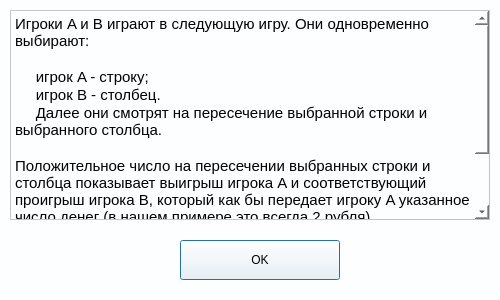
<?xml version="1.0" encoding="UTF-8"?>
<ui version="4.0">
 <class>rules</class>
 <widget class="QDialog" name="rules">
  <property name="geometry">
   <rect>
    <x>0</x>
    <y>0</y>
    <width>500</width>
    <height>300</height>
   </rect>
  </property>
  <property name="minimumSize">
   <size>
    <width>500</width>
    <height>300</height>
   </size>
  </property>
  <property name="maximumSize">
   <size>
    <width>500</width>
    <height>300</height>
   </size>
  </property>
  <property name="contextMenuPolicy">
   <enum>Qt::NoContextMenu</enum>
  </property>
  <property name="windowTitle">
   <string>Rules</string>
  </property>
  <property name="styleSheet">
   <string notr="true">background-color: #fcfeff</string>
  </property>
  <widget class="QPushButton" name="pushButton">
   <property name="geometry">
    <rect>
     <x>180</x>
     <y>240</y>
     <width>160</width>
     <height>40</height>
    </rect>
   </property>
   <property name="text">
    <string>OK</string>
   </property>
  </widget>
  <widget class="QTextBrowser" name="textBrowser">
   <property name="geometry">
    <rect>
     <x>10</x>
     <y>10</y>
     <width>480</width>
     <height>210</height>
    </rect>
   </property>
   <property name="html">
    <string>&lt;!DOCTYPE HTML PUBLIC &quot;-//W3C//DTD HTML 4.0//EN&quot; &quot;http://www.w3.org/TR/REC-html40/strict.dtd&quot;&gt;
&lt;html&gt;&lt;head&gt;&lt;meta name=&quot;qrichtext&quot; content=&quot;1&quot; /&gt;&lt;style type=&quot;text/css&quot;&gt;
p, li { white-space: pre-wrap; }
&lt;/style&gt;&lt;/head&gt;&lt;body style=&quot; font-family:'MS Shell Dlg 2'; font-size:7.8pt; font-weight:400; font-style:normal;&quot;&gt;
&lt;p style=&quot; margin-top:0px; margin-bottom:0px; margin-left:0px; margin-right:0px; -qt-block-indent:0; text-indent:0px;&quot;&gt;&lt;span style=&quot; font-family:'Arial'; font-size:11pt; color:#000000;&quot;&gt;Игроки A и B играют в следующую игру. Они одновременно выбирают:&lt;/span&gt;&lt;/p&gt;
&lt;p style=&quot;-qt-paragraph-type:empty; margin-top:0px; margin-bottom:0px; margin-left:0px; margin-right:0px; -qt-block-indent:0; text-indent:0px; font-family:'Arial'; font-size:11pt; color:#000000;&quot;&gt;&lt;br /&gt;&lt;/p&gt;
&lt;p style=&quot; margin-top:0px; margin-bottom:0px; margin-left:0px; margin-right:0px; -qt-block-indent:0; text-indent:0px;&quot;&gt;&lt;span style=&quot; font-family:'Arial'; font-size:11pt; color:#000000;&quot;&gt;     игрок A - строку;&lt;/span&gt;&lt;/p&gt;
&lt;p style=&quot; margin-top:0px; margin-bottom:0px; margin-left:0px; margin-right:0px; -qt-block-indent:0; text-indent:0px;&quot;&gt;&lt;span style=&quot; font-family:'Arial'; font-size:11pt; color:#000000;&quot;&gt;     игрок B - столбец.&lt;/span&gt;&lt;/p&gt;
&lt;p style=&quot; margin-top:0px; margin-bottom:0px; margin-left:0px; margin-right:0px; -qt-block-indent:0; text-indent:0px;&quot;&gt;&lt;span style=&quot; font-family:'Arial'; font-size:11pt; color:#000000;&quot;&gt;     Далее они смотрят на пересечение выбранной строки и выбранного столбца.&lt;/span&gt;&lt;/p&gt;
&lt;p style=&quot;-qt-paragraph-type:empty; margin-top:0px; margin-bottom:0px; margin-left:0px; margin-right:0px; -qt-block-indent:0; text-indent:0px; font-family:'Arial'; font-size:11pt; color:#000000;&quot;&gt;&lt;br /&gt;&lt;/p&gt;
&lt;p style=&quot; margin-top:0px; margin-bottom:0px; margin-left:0px; margin-right:0px; -qt-block-indent:0; text-indent:0px;&quot;&gt;&lt;span style=&quot; font-family:'Arial'; font-size:11pt; color:#000000;&quot;&gt;Положительное число на пересечении выбранных строки и столбца показывает выигрыш игрока A и соответствующий проигрыш игрока B, который как бы передает игроку A указанное число денег (в нашем примере это всегда 2 рубля).&lt;/span&gt;&lt;/p&gt;
&lt;p style=&quot;-qt-paragraph-type:empty; margin-top:0px; margin-bottom:0px; margin-left:0px; margin-right:0px; -qt-block-indent:0; text-indent:0px; font-family:'Arial'; font-size:11pt; color:#000000;&quot;&gt;&lt;br /&gt;&lt;/p&gt;
&lt;p style=&quot; margin-top:0px; margin-bottom:0px; margin-left:0px; margin-right:0px; -qt-block-indent:0; text-indent:0px;&quot;&gt;&lt;span style=&quot; font-family:'Arial'; font-size:11pt; color:#000000;&quot;&gt;Отрицательное число, наоборот, показывает проигрыш игрока A и соответствующий выигрыш B, которому A  передает указанное число денег (в нашем примере это или 1 рубль или 3 рубля).&lt;/span&gt;&lt;/p&gt;&lt;/body&gt;&lt;/html&gt;</string>
   </property>
  </widget>
 </widget>
 <resources/>
 <connections/>
</ui>
